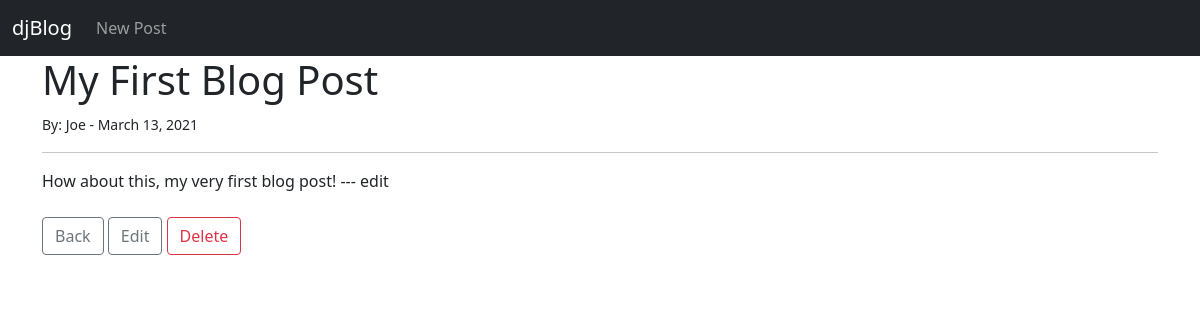
/post/1, run on the app's committed database.
### blog/models.py (models this page shows, shortened)
class Post(models.Model):
    title = models.CharField(max_length=255)
    title_tag = models.CharField(max_length=20)
    author = models.ForeignKey(User, on_delete=models.CASCADE)
    body = models.TextField()
    date_created = models.DateField(auto_now_add=True)

### blog/views.py (the view)
# urls.py: path('post/<int:pk>', PostDetailView.as_view(), name='post-detail'),
class PostDetailView(DetailView):
    model = Post
    template_name = 'postDetail.html'

### blog/templates/postDetail.html (shortened to what this page needs)
{% extends 'base.html' %}
{% block content %}
<h1>{{ post.title }}</h1>
<small>By: {{ post.author.first_name }}
    - {{ post.date_created }}
</small>
<hr>
{{ post.body }}
<br><br>
<a href="{% url 'home' %}" class="btn btn-outline-secondary">Back</a>
<a href="{% url 'post-edit' post.pk %}" class="btn btn-outline-secondary">Edit</a>
<a href="{% url 'post-delete' post.pk %}" class="btn btn-outline-danger">Delete</a>
{% endblock %}

### data on the page
Post: title "My First Blog Post", author.first_name "Joe", date_created "March 13, 2021", body "How about this, my very first blog post! --- edit"
